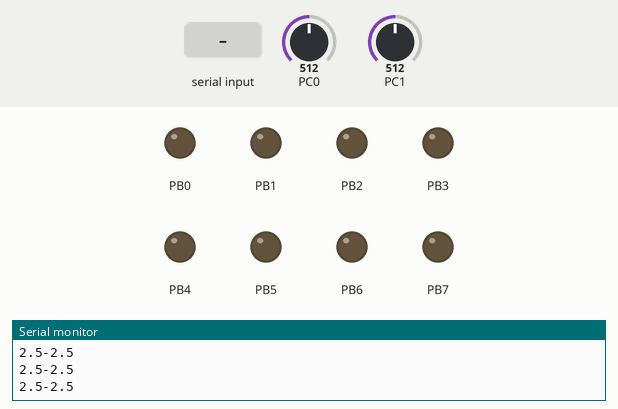
Simulated run of this program. Board: ATmega328P, built with avr-gcc and emulated at 16 MHz (the files do not name the chip). On the bench: output pins drawn as LEDs (lit = HIGH), the last lines printed to the serial monitor. The test bench sets the inputs (shaded band); at power-on: PC0 = 512, PC1 = 512.

Above: at 1.2 s.
1.3 s: "2" received over Serial
At 2.1 s:
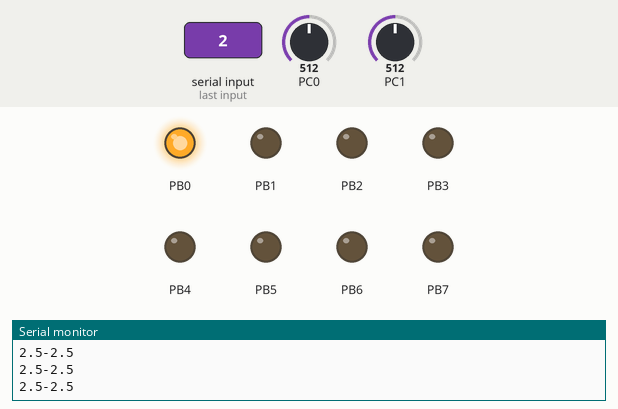
2.8 s: "4" received over Serial
At 3.2 s:
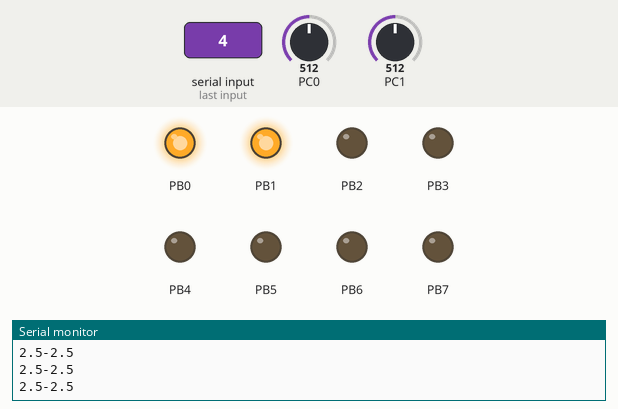
4.3 s: "1" received over Serial
At 5.5 s:
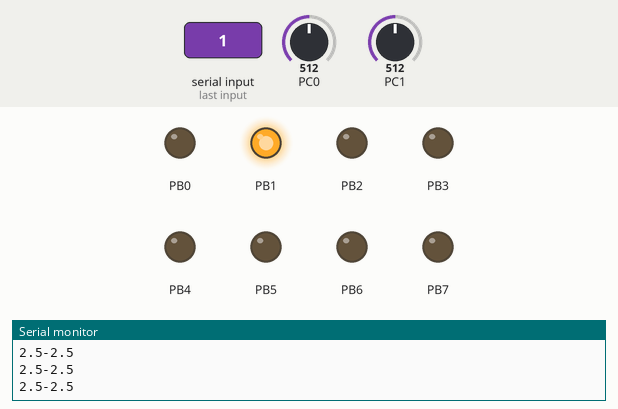
5.8 s: "3" received over Serial
At 6.7 s:
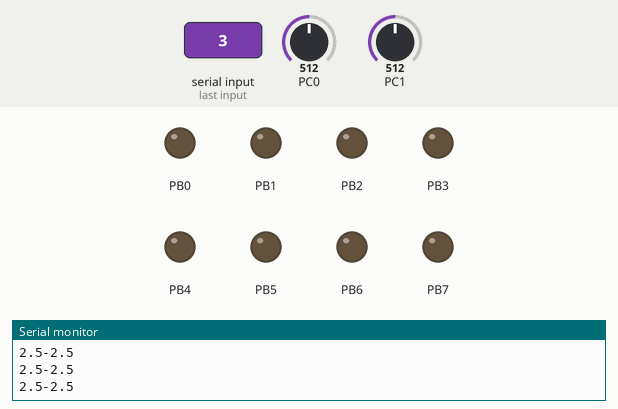
Timing chart, 0 to 8.3 s (numbered marks = the images above; inputs shaded):
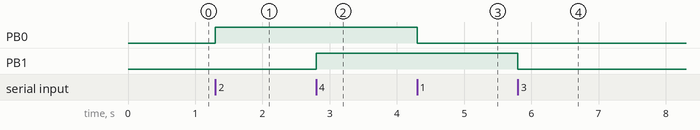

Measured:
- after the input at 1.3 s, PB0: LOW → HIGH at once
- after the input at 2.8 s, PB1: LOW → HIGH at once
- after the input at 4.3 s, PB0: HIGH → LOW at once
- after the input at 5.8 s, PB1: HIGH → LOW at once

The program:

main.c
```c
/*


 */

#define F_CPU 16000000UL

#include <stdio.h>
#include <avr/io.h>
#include <util/delay.h>
#include <avr/interrupt.h>

float v1,v2;
char cadena1[20];
char dato;

void ADCC_Init(void);
uint16_t Analagic_Read(uint8_t adc_channel);
void Uart_Init(void);
void Uart_PutChar(char Ch);
void Uart_PutString(const char *str);


int main(void) {

    cli();
    //PortB as output
    DDRB = 0xFF;
    ADCC_Init();
    Uart_Init();
    sei();

    while (1) {


        v1 = ((float)Analagic_Read(ADC0D))*(5.0/1023.0);
        v2 = ((float)Analagic_Read(ADC1D))*(5.0/1023.0);


        sprintf(cadena1,"%.1f-%.1f\n",v1,v2);
        Uart_PutString(cadena1);
        _delay_ms(500);

    }
    return 0;
}


void ADCC_Init(void){

    //ADC VREF: VCC -> 5V del MCU
	ADMUX &= ~(1<<REFS1);
	ADMUX |= (1<<REFS0);
	//Right justified conversion
	ADMUX &= ~(1<<ADLAR);

	//Initially the ADC is Off
	ADCSRA &= ~(1<<ADEN);
	//Disable Auto Shot
	ADCSRA &= ~(1<<ADATE);
	//Eligiendo el prescaler
	/*
	ADC_clock = 50Khz - 200Khz

	ADC_clock = F_CPU / 2
	ADC_clock = 8Mhz

	PRESCALER = 128  -> 111
	ADC_clock = 16Mhz / 128
	ADC_clock = 125Khz
	*/
	ADCSRA |= (1<<ADPS2)|(1<<ADPS1)|(1<<ADPS0); //pre = 128
	//Disable the digital input buffer
	DIDR0 = 0xFF;

}


uint16_t Analagic_Read(uint8_t adc_channel){

    ADMUX = ( (ADMUX & 0xF0) | (0x0F & adc_channel) ); //Channel selection
    ADCSRA |= (1<<ADEN)|(1<<ADSC); //Start the conversion
    while((ADCSRA & (1<<ADSC))!=0);//Wait for the conversion to finish
    ADCSRA &= ~(1<<ADEN);//Turn off the Adc
    return ADC;

}


void Uart_Init(void){
    //USART in UART mode

    UCSR0C &=~(1<<UMSEL00);
    UCSR0C &=~(1<<UMSEL01);

    //Deactivate Parity

    UCSR0C &=~ (1<<UPM00);
	UCSR0C &=~ (1<<UPM01);

    //Stop bit 1
    UCSR0C &=~ (1<<USBS0);

    //8 bit data
	UCSR0C |=  (1<<UCSZ00);
	UCSR0C |=  (1<<UCSZ01);
	UCSR0B &=~ (1<<UCSZ02);


    // Baudrate calculation
	UCSR0A |= (1<<U2X0);
	UBRR0 = (F_CPU/8/9600) - 1;

	UCSR0B |= (1<<TXEN0);
	UCSR0B |= (1<<RXEN0);

	UCSR0B |= (1<<RXCIE0);

}

void Uart_PutChar(char Ch){

    while(!(UCSR0A & (1<<UDRE0)));
    UDR0=Ch;
}

void Uart_PutString(const char *str){

    while(*str)
        Uart_PutChar(*str++);

}


ISR(USART_RX_vect){

      dato = UDR0;
      while(!(UCSR0A & (1<<UDRE0)));

      switch(dato){

          case '1':
              PORTB &=~(1<<PORTB0);
              break;
          case '2':
              PORTB |=(1<<PORTB0);
              break;
          case '3':
              PORTB &=~(1<<PORTB1);
              break;
          case '4':
              PORTB |=(1<<PORTB1);
              break;

      }


}
```
